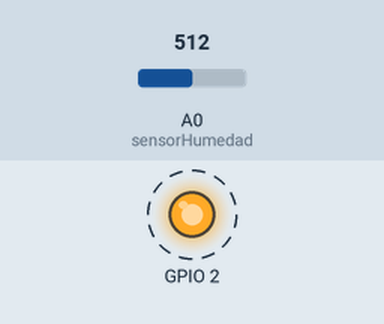
Recording of a sketch running on a simulated ESP8266 (NodeMCU). Shown: output pins drawn as LEDs (lit = HIGH). Dashed ring = blinking. The inputs (shaded band) are chosen by the test bench; at power-on: A0 (sensorHumedad) = 512. WiFi joins after 1.5 s; servers stay silent unless stated; what the sketch prints to the serial monitor is not drawn.

Above: at 2.5 s.
Timing chart, 0 to 6.6 s (numbered marks = the images above):
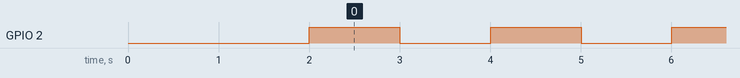

The sketch:

color_humidity_ESP8266.ino
```cpp
#include <ESP8266WiFi.h>
#include <ESPAsyncTCP.h>
#include <ESPAsyncWebSrv.h>
#include "config.h"
#include "templates.h"
#include "Server.hpp"
#include <ESP8266mDNS.h>

//Creación del objeto servidor.
AsyncWebServer server(80);

int sensorHumedad = A0;
float h = 0.0;
// Guardará el tiempo en que se actualizó por última vez el sensor.
unsigned long previousMillis = 0;
//Actualiza la lectura del sensor cada 10 segundos.
const long interval = 10000;

// Reemplaza %HUMIDITY% del HTML con el valor leído.
String processor(const String& var){
  Serial.println(var);
  if(var == "HUMIDITY"){
    return String(h);
  }
  return String();
}

void setup() {
  pinMode(2, OUTPUT);
  pinMode(sensorHumedad, INPUT);
  Serial.begin(115200);
  //Se configura la placa en modo Estación.
  WiFi.mode(WIFI_STA);
  //Se conecta el servidor en la red.
  connectServer();

  //Ruta para el directorio raíz
  server.on("/", HTTP_GET, [](AsyncWebServerRequest *request){
    request->send_P(200, "text/html", index_mini_html, processor);
  });
  server.on("/humidity", HTTP_GET, [](AsyncWebServerRequest *request){
    request->send_P(200, "text/plain", String(h).c_str());
  });

  //Inicializa el server.
  server.begin();
}


void loop() {
  //Led que parpadea.
  digitalWrite(2, HIGH);
  delay(1000);
  digitalWrite(2, LOW);
  delay(1000);
  //Obtiene el tiempo actual.
  unsigned long currentMillis = millis();
  //Si se cumple el intervalo de 10 segundos, actualiza valores.
  if (currentMillis - previousMillis >= interval) {
    // Guarda el último tiempo de actualización del sensor.
    previousMillis = currentMillis;
    // Lee el valor del sensor de humedad.
    float newH = analogRead(sensorHumedad);
    // Si la lectura falla, el valor no es cambiado y se notifica en el servidor (Arduino).
    if (isnan(newH)) {
      Serial.println("Failed to read from DHT sensor!");
    }
    else {
      //Mapeo de valores de 0-1024 a 0-100. Considerando que 1024 indica un ambiente seco.
      h = map(newH, 0, 1024, 100, -1);
      Serial.println(h);
    }
  }
}
```

Server.hpp
```cpp
#include <ESP8266mDNS.h>
//Función que conecta el servidor a la red WiFi.
void connectServer(){
  //Cambia el nombre del dispositivo.
  WiFi.hostname(hostname);
  //Conecta el dispositivo a la red.
  WiFi.begin(ssid, password);
  while (WiFi.status() != WL_CONNECTED) {
    delay(1000);
    Serial.println("Conectando a WiFi...");
  }
  Serial.print("\nConexión exitosa: ");
  Serial.print(WiFi.localIP());
}

//Función que activa el acceso por nombre del dominio.
void InitMDNS(){
  if (!MDNS.begin("monitor")){
    Serial.println("Error iniciando mDNS");
  }
  Serial.println("mDNS iniciado");
}
```

templates.h
```cpp
const char index_html[] PROGMEM = R"rawliteral(
<!DOCTYPE HTML>
<html>
<head>
  <meta name="viewport" content="width=device-width, initial-scale=1">
  <link rel="stylesheet" href="https://use.fontawesome.com/releases/v5.7.2/css/all.css" integrity="sha384-fnmOCqbTlWIlj8LyTjo7mOUStjsKC4pOpQbqyi7RrhN7udi9RwhKkMHpvLbHG9Sr" crossorigin="anonymous">
  <link rel="icon" href="./img/nopal.png">
  <title>SP-D</title>
  <style>
    html{
        font-family: Arial;
        display: flex;
        flex-direction: column;
        justify-content: center;
        align-items: center;
        margin: 0px auto;
        text-align: center;
    }
    h2 { font-size: 3.0rem; }
    p { font-size: 2rem; }
    .units { font-size: 1.5rem; }
    .labels{
      font-size: 1.5rem;
      vertical-align:middle;
      padding-bottom: 15px;
    }
    #Progress_Status {
      width: 80%%;
      background-color: #ddd;
    }
    #myprogressBar {
      width: 1%%;
      height: 35px;
      background-color: #0592a4;
      text-align: center;
      line-height: 32px;
      color: black;
    }
  </style>
</head>
<body>
    <h2>Monitor SP-D</h2>
  <p>
    <i class="fas fa-tint" style="color:#00add6;"></i>
    <span class="labels">Humedad:</span>
    <span id="humidity">%HUMIDITY%</span>
    <span class="units">%%</span>
    <div id="Progress_Status">
      <div id="myprogressBar"></div>
    </div>
  </p>
</body>
<script>
var element = document.getElementById("myprogressBar");
setInterval(function ( ) {
  var xhttp = new XMLHttpRequest();
  xhttp.onreadystatechange = function() {
    if (this.readyState == 4 && this.status == 200) {
      document.getElementById("humidity").innerHTML = this.responseText;
      element.style.width = Number(this.responseText) + "%%";
    }
  };
  xhttp.open("GET", "/humidity", true);
  xhttp.send();
}, 10000 ) ;
</script>
</html>
)rawliteral";

const char index_mini_html[] PROGMEM = R"rawliteral(
<!DOCTYPE HTML><html><head><meta name="viewport" content="width=device-width,initial-scale=1"><link rel="stylesheet" href="https://use.fontawesome.com/releases/v5.7.2/css/all.css" integrity="sha384-fnmOCqbTlWIlj8LyTjo7mOUStjsKC4pOpQbqyi7RrhN7udi9RwhKkMHpvLbHG9Sr" crossorigin="anonymous"><link rel="icon" href="./img/nopal.png"><title>SP-D</title><style>html{font-family:Arial;display:flex;flex-direction:column;justify-content:center;align-items:center;margin:0 auto;text-align:center}h2{font-size:3rem}p{font-size:2rem}.units{font-size:1.5rem}.labels{font-size:1.5rem;vertical-align:middle;padding-bottom:15px}#Progress_Status{width:80%%;background-color:#ddd}#myprogressBar{width:1%%;height:35px;background-color:#0592a4;text-align:center;line-height:32px;color:#000}</style></head><body><h2>Monitor SP-D</h2><p><i class="fas fa-tint" style="color:#00add6"></i><span class="labels">Humedad:</span><span id="humidity">%HUMIDITY%</span><span class="units">%%</span><div id="Progress_Status"><div id="myprogressBar"></div></div></p></body><script>var element=document.getElementById("myprogressBar");setInterval(function(){var e=new XMLHttpRequest;e.onreadystatechange=function(){4==this.readyState&&200==this.status&&(document.getElementById("humidity").innerHTML=this.responseText,element.style.width=Number(this.responseText)+"%%")},e.open("GET","/humidity",!0),e.send()},1e4)</script></html>
)rawliteral";
```

config.h
```cpp
const char* ssid = "";
const char* password = "";
const char* hostname = "Monitor_SP-D";
```

Measured:
- by itself, GPIO 2: alternates HIGH for 1.0 s and LOW for 1.0 s
